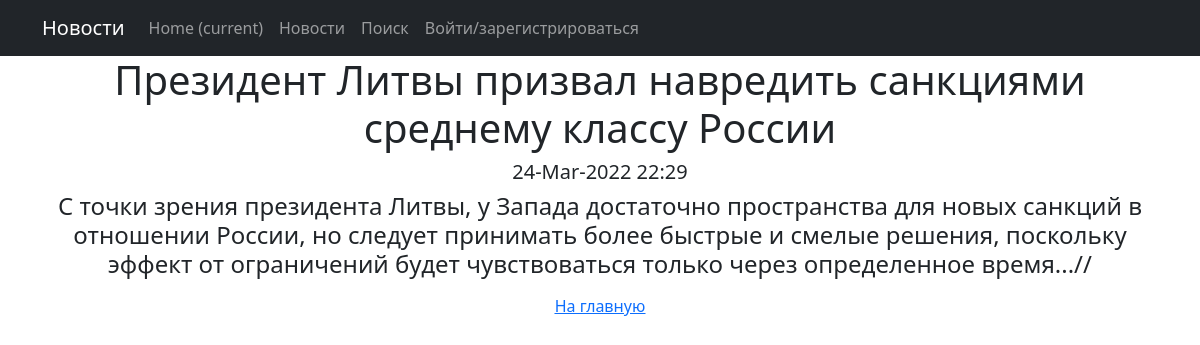
/news/16/, run on the app's committed database.
### news/models.py (models this page shows, shortened)
class Post(models.Model):
    author = models.ForeignKey(Author, on_delete=models.CASCADE)
    NEWS = 'NW'
    ARTICLE = 'AR'
    CATEGORY_CHOICES = (
        (NEWS, 'Новость'),
        (ARTICLE, 'Статья'),
    )
    categoryType = models.CharField(max_length=2, choices=CATEGORY_CHOICES, default=ARTICLE)
    dateCreation = models.DateTimeField(auto_now_add=True)
    postCategory = models.ManyToManyField(Category, through='PostCategory')
    title = models.CharField(max_length=128)
    text = models.TextField()
    rating = models.SmallIntegerField(default=0)

### news/views.py (the view)
# urls.py: path('<int:pk>/', PostDetailView.as_view(), name='post_detail'),
class PostDetailView(DetailView):
    template_name = 'flatpages/post_detail.html'
    queryset = Post.objects.all()

### news/templatetags/custom_filters.py (called while the page is built)
@register.filter(name='censor')
def censor(value):
    censor_list = ['bbb', 'ttt', 'zzz', 'lake', 'part', 'sport']
    for word in censor_list:
        value = value.replace(word[1:], '*' * (len(word)-1))
    return value

### templates/flatpages/post_detail.html (shortened to what this page needs)
{% extends 'flatpages/default.html' %}
{% load custom_filters %}
{% block content %}
<h1>{{ post.title|censor }}</h1>
<h5>{{ post.dateCreation|date:'d-M-Y H:i' }}</h5>
<h4>{{ post.text|censor }}</h4>
<a href="/news/"><u>На главную</u></a>
{% endblock content %}

### data on the page
Post: title|censor "Президент Литвы призвал навредить санкциями среднему классу России", dateCreation "24-Mar-2022 22:29", text|censor "С точки зрения президента Литвы, у Запада достаточно пространства для новых санкций в отношении России, но следует принимать более быстрые и смелые решения, поскольку эффект от ограничений будет чувствоваться только через определенное время...//"
